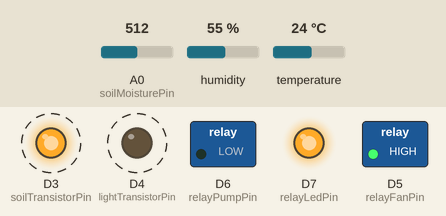
A sketch run on a simulated ESP8266 (NodeMCU). Parts: switched loads named in the sketch (green lamp = pin HIGH), output pins drawn as LEDs (lit = HIGH). Dashed ring = blinking. Inputs (shaded band) come from the test bench; at power-on: humidity 55 %, A0 (soilMoisturePin) = 512, temperature 24 °C. WiFi joins after 1.5 s; servers stay silent unless stated; random numbers use the default seed unless the sketch sets one; no MQTT or app messages arrive unless stated; what the sketch prints to the serial monitor is not drawn.

Above: at 1.61 s.
2.8 s: humidity set to 69 %
9.1 s: humidity set to 72 %
At 11.8 s:
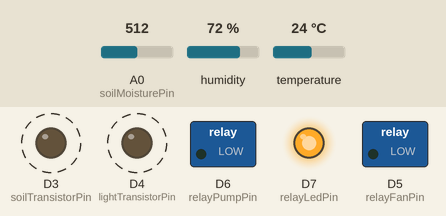
14.2 s: A0 (soilMoisturePin) set to 714
17.7 s: A0 (soilMoisturePin) set to 736
At 19.5 s:
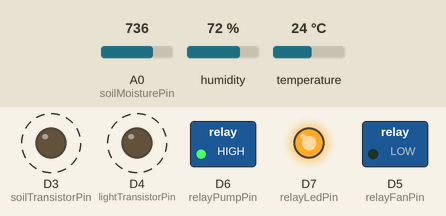
21.5 s: humidity set to 22 %
At 24.2 s:
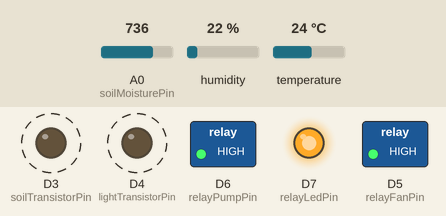
26.3 s: A0 (soilMoisturePin) set to 987
29.8 s: A0 (soilMoisturePin) set to 1005
At 31.7 s:
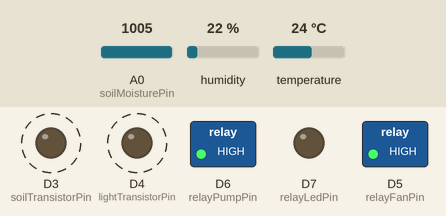
Timing chart, 0 to 34.6 s (numbered marks = the images above; inputs shaded):
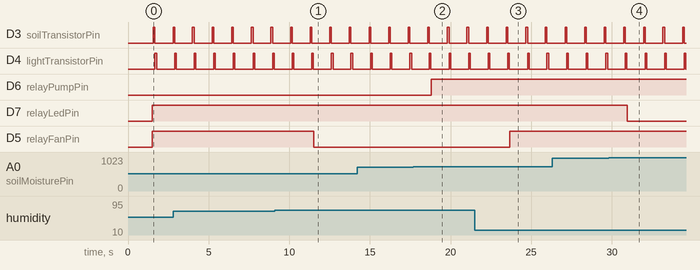

The sketch:

sketch_oct28a.ino
```cpp
#include <ESP8266WiFi.h>
#include <PubSubClient.h>
#include <DHT.h>
#include <ArduinoJson.h>

// Khai báo các thông số
const char* ssid = "Hung";
const char* password = "123456789";
const char* mqtt_server = "e5abb49a32fb400ca6e7c5dda3604fd4.s1.eu.hivemq.cloud";
const int mqtt_port = 8883;
const char* mqtt_username = "hung";
const char* mqtt_password = "hung";

// Khai báo chân kết nối
#define DHTPIN D2           // Chân dữ liệu DHT11
#define DHTTYPE DHT11       // Kiểu cảm biến DHT
#define soilMoisturePin A0  // Chân đọc độ ẩm đất và ánh sáng
#define relayFanPin D5      // Chân điều khiển quạt
#define relayPumpPin D6     // Chân điều khiển máy bơm
#define relayLedPin D7      // Chân điều khiển đèn LED
#define soilTransistorPin D3 // Chân điều khiển transistor cho cảm biến độ ẩm đất
#define lightTransistorPin D4 // Chân điều khiển transistor cho cảm biến ánh sáng

// Khai báo các biến
DHT dht(DHTPIN, DHTTYPE);
WiFiClientSecure espClient;
PubSubClient client(espClient);

int thresholdTemperature = 30; // Ngưỡng nhiệt độ
int thresholdHumidity = 70;    // Ngưỡng độ ẩm
int thresholdSoilMoisture = 30; // Ngưỡng độ ẩm đất
int thresholdLightLevel = 30;   // Ngưỡng ánh sáng
bool autoMode = true;           // Chế độ tự động hoặc thủ công
bool fanState = false;          // Trạng thái quạt
bool pumpState = false;         // Trạng thái máy bơm
bool ledState = false;          // Trạng thái đèn LED

int soilMoisture = 0;
int lightLevel = 0;

void setup_wifi() {
  delay(10);
  Serial.print("Kết nối tới WiFi ");
  Serial.println(ssid);
  WiFi.begin(ssid, password);
  espClient.setInsecure(); // Bỏ qua kiểm tra SSL nếu không có chứng chỉ

  while (WiFi.status() != WL_CONNECTED) {
    delay(500);
    Serial.print(".");
  }
  Serial.println("\nĐã kết nối tới WiFi");
  Serial.println("Địa chỉ IP: ");
  Serial.println(WiFi.localIP());
}

void reconnect() {
  while (!client.connected()) {
    Serial.print("Đang kết nối tới MQTT...");
    String clientID = "ESP8266Client-";
    clientID += String(random(0xffff), HEX);
    if (client.connect(clientID.c_str(), mqtt_username, mqtt_password)) {
      Serial.println("Đã kết nối");
      client.subscribe("iot/thresholds");
      client.subscribe("iot/control");
      client.subscribe("iot/mode");
    } else {
      Serial.print("Lỗi, mã lỗi = ");
      Serial.print(client.state());
      delay(2000);
    }
  }
}

void callback(char* topic, byte* payload, unsigned int length) {
  DynamicJsonDocument doc(256);
  deserializeJson(doc, payload);

  if (strcmp(topic, "iot/thresholds") == 0) {
    thresholdTemperature = doc["threshold_temperature"];
    thresholdHumidity = doc["threshold_humidity"];
    thresholdSoilMoisture = doc["threshold_soilMoisture"];
    thresholdLightLevel = doc["threshold_lightLevel"];
  }

  if (strcmp(topic, "iot/control") == 0) {
    fanState = doc["fan"];
    pumpState = doc["pump"];
    ledState = doc["led"];
    if (!autoMode) {
      digitalWrite(relayFanPin, fanState ? LOW : HIGH);
      digitalWrite(relayPumpPin, pumpState ? HIGH : LOW);
      digitalWrite(relayLedPin, ledState ? LOW : HIGH);
    }
  }

  if (strcmp(topic, "iot/mode") == 0) {
    autoMode = doc["auto"];
  }
}

void setup() {
  Serial.begin(115200);
  setup_wifi();
  client.setServer(mqtt_server, mqtt_port);
  client.setCallback(callback);

  dht.begin();
  pinMode(relayFanPin, OUTPUT);
  pinMode(relayPumpPin, OUTPUT);
  pinMode(relayLedPin, OUTPUT);

  pinMode(soilTransistorPin, OUTPUT);
  pinMode(lightTransistorPin, OUTPUT);

  digitalWrite(relayFanPin, HIGH);
  digitalWrite(relayPumpPin, LOW);
  digitalWrite(relayLedPin, HIGH);

  digitalWrite(soilTransistorPin, LOW); // Tắt transistor ban đầu
  digitalWrite(lightTransistorPin, LOW);
}

void loop() {
  if (!client.connected()) {
    reconnect();
  }
  client.loop();

  // Đọc cảm biến độ ẩm đất
  digitalWrite(soilTransistorPin, HIGH); // Bật transistor cho cảm biến độ ẩm đất
  digitalWrite(lightTransistorPin, LOW);
  delay(100); // Đợi ổn định tín hiệu
  int soilMoistureRaw = analogRead(soilMoisturePin);
  soilMoisture = map(soilMoistureRaw, 0, 1023, 100, 0);
  digitalWrite(soilTransistorPin, LOW); // Tắt transistor sau khi đọc xong

  // Đọc cảm biến ánh sáng
  digitalWrite(lightTransistorPin, HIGH); // Bật transistor cho cảm biến ánh sáng
  delay(100); // Đợi ổn định tín hiệu
  int lightLevelRaw = analogRead(soilMoisturePin);
  lightLevel = map(lightLevelRaw, 0, 1023, 1023, 0);
  digitalWrite(lightTransistorPin, LOW); // Tắt transistor sau khi đọc xong

  // Đọc dữ liệu cảm biến DHT11
  float humidity = dht.readHumidity();
  float temperature = dht.readTemperature();

  // Hiển thị dữ liệu cảm biến
  Serial.print("Nhiệt độ: ");
  Serial.print(temperature);
  Serial.println(" °C");

  Serial.print("Độ ẩm: ");
  Serial.print(humidity);
  Serial.println(" %");

  Serial.print("Độ ẩm đất: ");
  Serial.print(soilMoisture);
  Serial.println(" %");

  Serial.print("Mức ánh sáng: ");
  Serial.print(lightLevel);
  Serial.println(" lux");

  // Điều khiển các thiết bị dựa trên ngưỡng nếu ở chế độ tự động
  if (autoMode) {
    if (humidity > thresholdHumidity) {
      digitalWrite(relayFanPin, LOW);
      fanState= true;
    } else {
      digitalWrite(relayFanPin, HIGH);
      fanState= false;
    }

    if (soilMoisture < thresholdSoilMoisture) {
      digitalWrite(relayPumpPin, HIGH);
      pumpState= true;
    } else {
      digitalWrite(relayPumpPin, LOW);
      pumpState= false;
    }

    if (lightLevel < thresholdLightLevel) {
      digitalWrite(relayLedPin, LOW);
      ledState = true;
    } else {
      digitalWrite(relayLedPin, HIGH);
      ledState = false;
    }
  } else {
    digitalWrite(relayFanPin, fanState ? LOW : HIGH);
    digitalWrite(relayPumpPin, pumpState ? HIGH : LOW);
    digitalWrite(relayLedPin, ledState ? LOW : HIGH);
  }

  // Gửi dữ liệu cảm biến qua MQTT
  DynamicJsonDocument doc(256);
  doc["temperature"] = temperature;
  doc["humidity"] = humidity;
  doc["soil_moisture"] = soilMoisture;
  doc["light_level"] = lightLevel;
  doc["fan_state"] = fanState;
  doc["pump_state"] = pumpState;
  doc["led_state"] = ledState;
  doc["threshold_temperature"] = thresholdTemperature;
  doc["threshold_humidity"] = thresholdHumidity;
  doc["threshold_soilMoisture"] = thresholdSoilMoisture;
  doc["threshold_lightLevel"] = thresholdLightLevel;

  char mqtt_message[256];
  serializeJson(doc, mqtt_message);
  client.publish("iot/sensors", mqtt_message, true);

  delay(1000);
}
```

Measured:
- the behaviour switches between 70 and 71 % on humidity (found by bisection; images 0 and 1)
- the behaviour switches between 721 and 722 on A0 (soilMoisturePin) (found by bisection; images 1 and 2)
- the behaviour switches between 993 and 994 on A0 (soilMoisturePin) (found by bisection; images 3 and 4)
- after the input at 9.1 s, D5 (relayFanPin): HIGH → LOW after 2.4 s
- after the input at 17.7 s, D6 (relayPumpPin): LOW → HIGH after 1.1 s
- after the input at 21.5 s, D5 (relayFanPin): LOW → HIGH after 2.2 s
- after the input at 29.8 s, D7 (relayLedPin): HIGH → LOW after 1.2 s
- by itself, D3 (soilTransistorPin), D4 (lightTransistorPin): alternates HIGH for 0.10 s and LOW for 1.1 s
